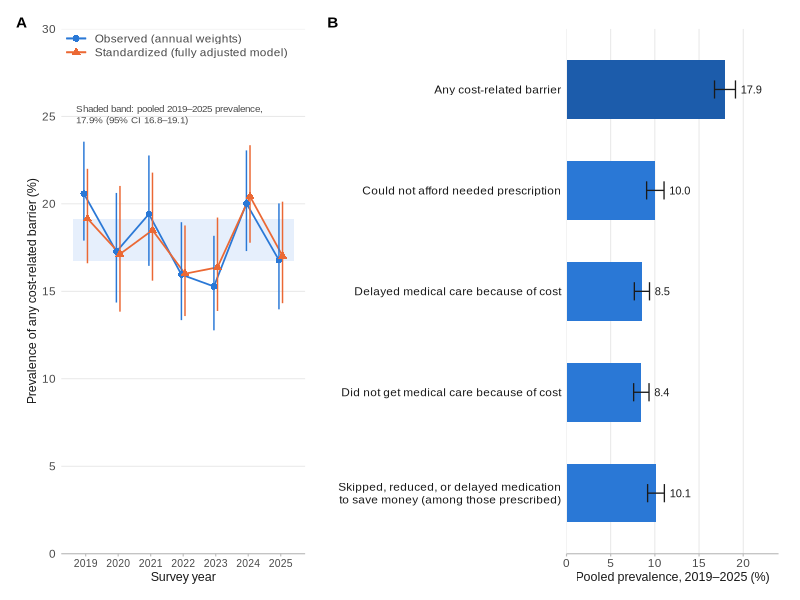
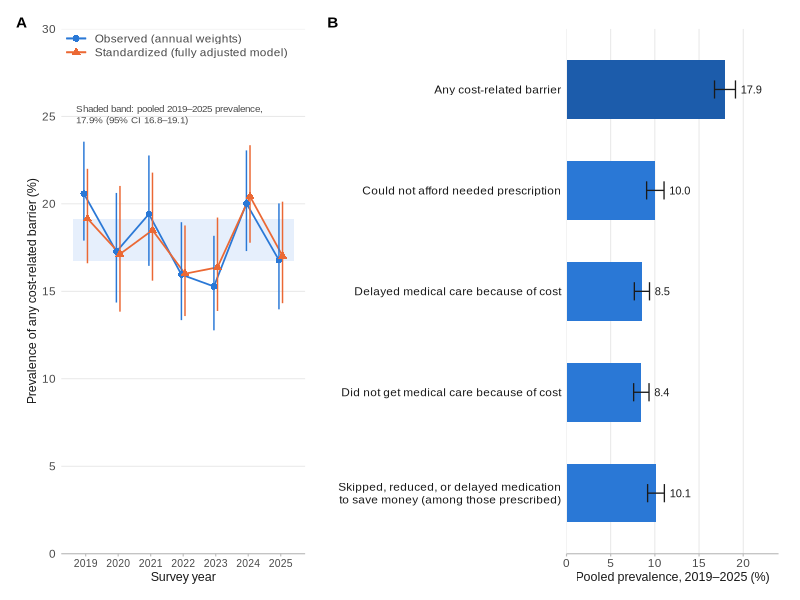
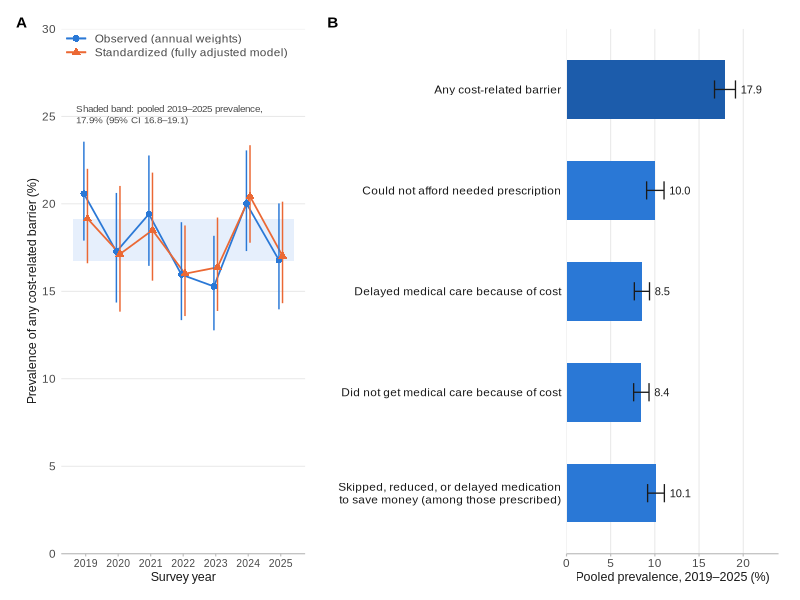
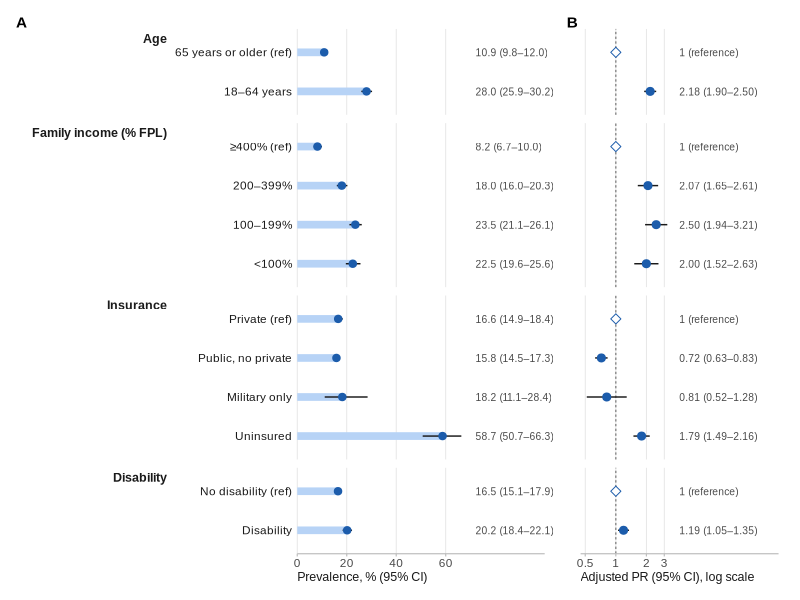
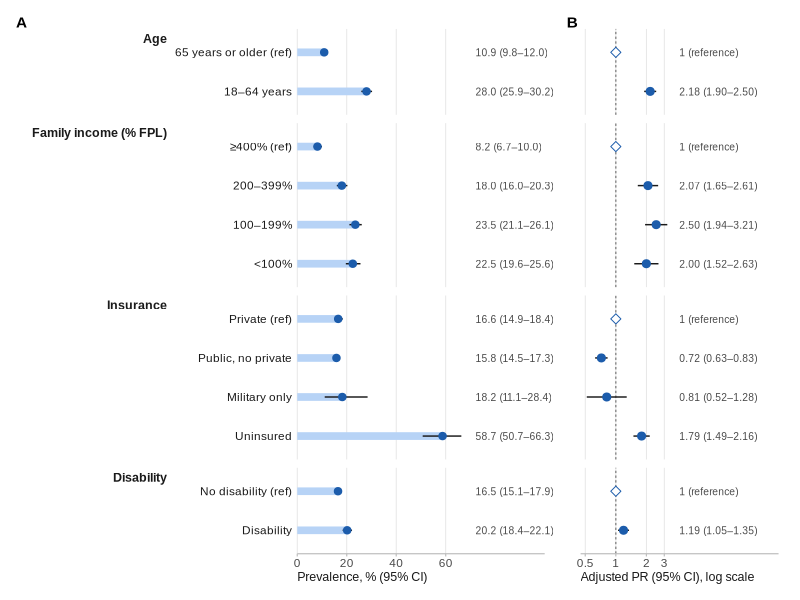
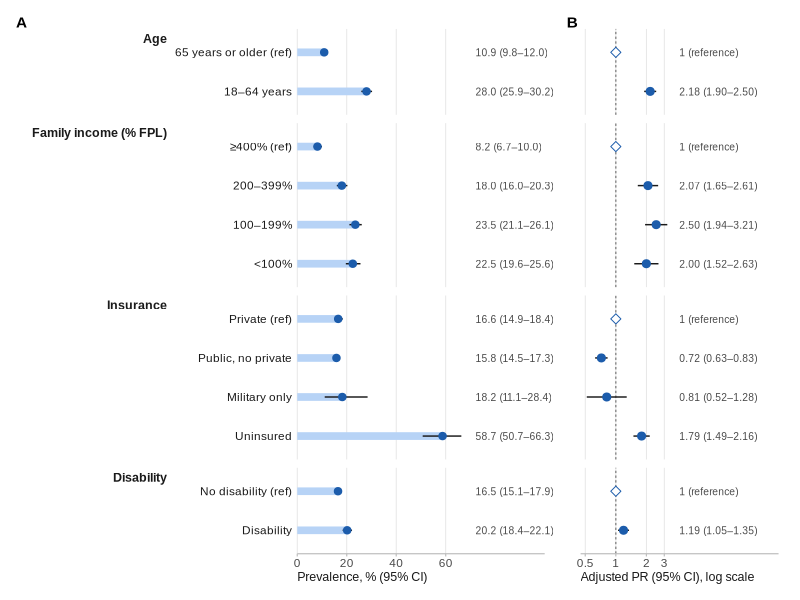
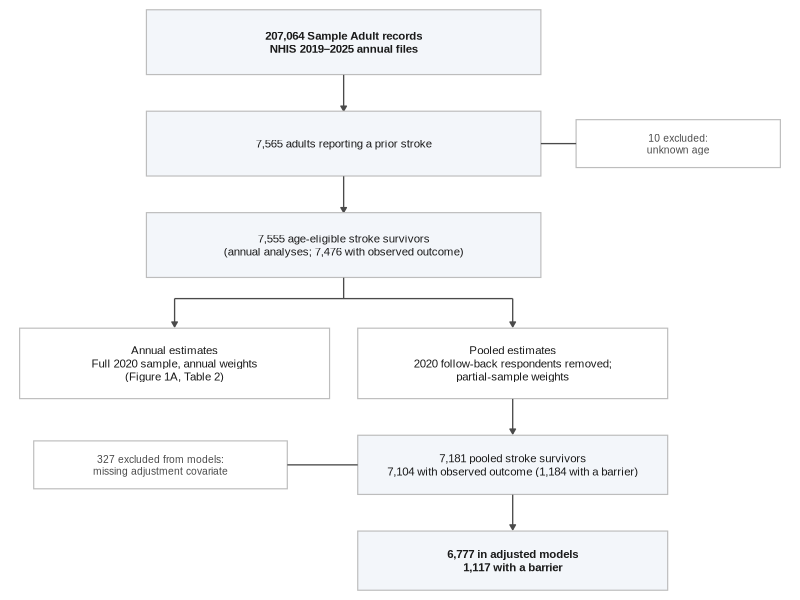
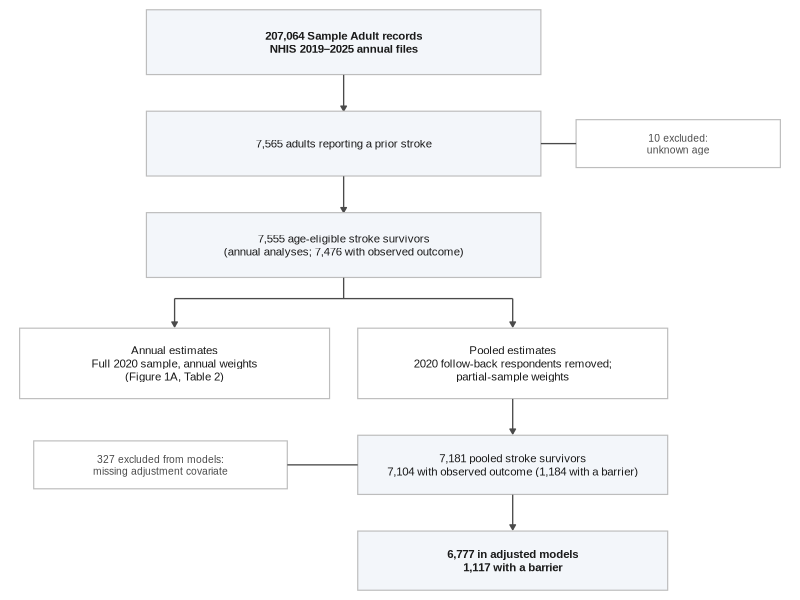

Here is the R script that generated these plots, in order:
## Publication figures for the NHIS stroke affordability manuscript.
## Outputs: manuscript/figures/*.png (300 dpi), *.tiff (300 dpi, LZW) and *.pdf (vector).
suppressPackageStartupMessages({library(data.table);library(ggplot2);library(patchwork);library(scales);library(ragg)})
dir.create("manuscript/figures",recursive=TRUE,showWarnings=FALSE)

## ---- Style ----------------------------------------------------------------
FONT<-"Arial"
INK<-"#1a1a1a"; INK2<-"#4a4a4a"; MUTED<-"#767676"; GRID<-"#e4e4e4"; AXIS<-"#bdbdbd"
BLUE<-"#2a78d6"; ORANGE<-"#eb6834"; BLUE_D<-"#1c5cab"; BLUE_L<-"#b7d3f6"
EN<-"–"
theme_pub<-function(base=9){
  theme_minimal(base_size=base,base_family=FONT)+
    theme(panel.grid.minor=element_blank(),
          panel.grid.major=element_line(colour=GRID,linewidth=.3),
          axis.line.x=element_line(colour=AXIS,linewidth=.4),
          axis.ticks.x=element_line(colour=AXIS,linewidth=.4),
          axis.ticks.length=unit(2,"pt"),
          axis.text=element_text(colour=INK2,size=base-.5),
          axis.title=element_text(colour=INK,size=base),
          legend.text=element_text(size=base-.5,colour=INK2),
          legend.key.height=unit(9,"pt"),legend.key.width=unit(18,"pt"),
          legend.margin=margin(0,0,0,0),
          plot.title.position="plot",
          plot.tag=element_text(face="bold",size=base+2,family=FONT),
          plot.margin=margin(6,10,6,6),
          strip.text=element_text(face="bold",size=base,colour=INK,hjust=0),
          strip.placement="outside")
}
save_fig<-function(p,name,w,h){
  ggsave(sprintf("manuscript/figures/%s.png",name),p,width=w,height=h,units="in",dpi=300,bg="white",device=ragg::agg_png)
  ggsave(sprintf("manuscript/figures/%s.tiff",name),p,width=w,height=h,units="in",dpi=300,bg="white",device=ragg::agg_tiff,compression="lzw")
  ggsave(sprintf("manuscript/figures/%s.pdf",name),p,width=w,height=h,units="in",bg="white",device=cairo_pdf)
}

## ---- Figure 1: annual trend (A) and component prevalence (B) --------------
annual<-fread("outputs/annual_prevalence.csv")[outcome=="any_barrier" & group=="All survivors"]
adj<-fread("outputs/full/adjusted_annual_prevalence.csv")
a<-rbindlist(list(annual[,.(year,estimate,lower,upper,series="Observed (annual weights)")],
                  adj[,.(year,estimate,lower,upper,series="Standardized (fully adjusted model)")]))
a[,series:=factor(series,levels=c("Observed (annual weights)","Standardized (fully adjusted model)"))]
pooled<-fread("outputs/full/component_prevalence.csv")[outcome=="any_barrier"]
p1a<-ggplot(a,aes(year,100*estimate,colour=series,shape=series))+
  annotate("rect",xmin=2018.6,xmax=2025.4,ymin=100*pooled$lower,ymax=100*pooled$upper,fill=BLUE_L,alpha=.35)+
  annotate("text",x=2018.7,y=25.6,label=sprintf("Shaded band: pooled 2019%s2025 prevalence,\n%.1f%% (95%% CI %.1f%s%.1f)",EN,100*pooled$estimate,100*pooled$lower,EN,100*pooled$upper),
           hjust=0,vjust=1,size=2.5,colour=INK2,family=FONT,lineheight=.95)+
  geom_line(aes(group=series),linewidth=.6,position=position_dodge(width=.22))+
  geom_errorbar(aes(ymin=100*lower,ymax=100*upper),width=0,linewidth=.5,position=position_dodge(width=.22))+
  geom_point(size=2.3,position=position_dodge(width=.22),stroke=0)+
  scale_colour_manual(values=c(BLUE,ORANGE),name=NULL)+
  scale_shape_manual(values=c(16,17),name=NULL)+
  scale_x_continuous(breaks=2019:2025,expand=expansion(add=.35))+
  scale_y_continuous(limits=c(0,30),breaks=seq(0,30,5),expand=expansion(0))+
  labs(x="Survey year",y="Prevalence of any cost-related barrier (%)",tag="A")+
  theme_pub()+theme(panel.grid.major.x=element_blank(),axis.text.x=element_text(size=7.5),
                    legend.position=c(.01,.995),legend.justification=c(0,1),legend.direction="vertical",
                    legend.background=element_rect(fill="white",colour=NA),legend.key.height=unit(10,"pt"))

comp<-fread("outputs/full/component_prevalence.csv")
lab<-c(any_barrier="Any cost-related barrier",forgone_rx="Could not afford needed prescription",
       delayed_care="Delayed medical care because of cost",forgone_care="Did not get medical care because of cost",
       rx_underuse="Skipped, reduced, or delayed medication\nto save money (among those prescribed)")
comp<-comp[outcome %in% names(lab)]
comp[,label:=factor(lab[outcome],levels=rev(lab))]
comp[,fill:=ifelse(outcome=="any_barrier",BLUE_D,BLUE)]
p1b<-ggplot(comp,aes(100*estimate,label))+
  geom_col(aes(fill=fill),width=.58)+
  geom_errorbar(aes(xmin=100*lower,xmax=100*upper),width=.18,linewidth=.45,colour=INK)+
  geom_text(aes(x=100*upper+.6,label=sprintf("%.1f",100*estimate)),hjust=0,size=2.8,colour=INK,family=FONT)+
  scale_fill_identity()+
  scale_x_continuous(limits=c(0,24),breaks=seq(0,20,5),expand=expansion(0))+
  labs(x=sprintf("Pooled prevalence, 2019%s2025 (%%)",EN),y=NULL,tag="B")+
  theme_pub()+theme(panel.grid.major.y=element_blank(),axis.text.y=element_text(colour=INK,size=8.5,lineheight=.9))
fig1<-p1a+p1b+plot_layout(widths=c(1.15,1))
save_fig(fig1,"figure1_annual_prevalence",7.3,3.5)

## ---- Figure 2: subgroup prevalence (A) aligned with adjusted PRs (B) -------
sg<-fread("outputs/full/subgroup_prevalence.csv")
co<-fread("outputs/full/model_coefficients.csv")
rows<-data.table(
  group=c("Age","Age","Family income (% FPL)","Family income (% FPL)","Family income (% FPL)","Family income (% FPL)",
          "Insurance","Insurance","Insurance","Insurance","Disability","Disability"),
  variable=c("young","young","income_group","income_group","income_group","income_group",
             "insurance","insurance","insurance","insurance","disability","disability"),
  level=c("65+","18-64","400%+","200-399%","100-199%","<100%","Private","Public without private","Military only","Uninsured","Without disability","With disability"),
  label=c("65 years or older (ref)",paste0("18",EN,"64 years"),"≥400% (ref)",paste0("200",EN,"399%"),paste0("100",EN,"199%"),"<100%",
          "Private (ref)","Public, no private","Military only","Uninsured","No disability (ref)","Disability"),
  model=c("Age_M3","Age_M3","M3","M3","M3","M3","M3","M3","M3","M3","M3","M3"),
  term=c(NA,"young18-64",NA,"income_group200-399%","income_group100-199%","income_group<100%",
         NA,"insurancePublic without private","insuranceMilitary only","insuranceUninsured",NA,"disabilityWith disability"))
rows[,order:=.I]
d<-merge(rows,sg[,.(variable,level,n=n_mean,estimate,lower,upper)],by=c("variable","level"),all.x=TRUE)
d<-merge(d,co[,.(model,term,PR,lower_pr=lower,upper_pr=upper)],by=c("model","term"),all.x=TRUE)
setorder(d,order)
d[is.na(term),`:=`(PR=1,lower_pr=NA_real_,upper_pr=NA_real_)]
d[,label:=factor(label,levels=rev(label))]
d[,group:=factor(group,levels=unique(rows$group))]
d[,ref:=is.na(term)]
d[,pr_text:=ifelse(ref,"1 (reference)",sprintf("%.2f (%.2f%s%.2f)",PR,lower_pr,EN,upper_pr))]
d[,prev_text:=sprintf("%.1f (%.1f%s%.1f)",100*estimate,100*lower,EN,100*upper)]

p2a<-ggplot(d,aes(100*estimate,label))+
  geom_segment(aes(x=0,xend=100*estimate,yend=label),colour=BLUE_L,linewidth=2.6,lineend="butt")+
  geom_errorbar(aes(xmin=100*lower,xmax=100*upper),width=0,linewidth=.5,colour=INK)+
  geom_point(size=2.2,colour=BLUE_D)+
  geom_text(aes(x=72,label=prev_text),hjust=0,size=2.6,colour=INK2,family=FONT)+
  facet_grid(rows=vars(group),scales="free_y",space="free_y",switch="y")+
  scale_x_continuous(limits=c(0,100),breaks=seq(0,60,20),expand=expansion(0))+
  coord_cartesian(clip="off")+
  labs(x="Prevalence, % (95% CI)",y=NULL,tag="A")+
  theme_pub()+theme(panel.grid.major.y=element_blank(),strip.text.y.left=element_text(angle=0,hjust=1,vjust=1),
                    panel.spacing.y=unit(6,"pt"),axis.text.y=element_text(colour=INK,size=8.5),axis.title.x=element_text(hjust=0))

p2b<-ggplot(d,aes(PR,label))+
  geom_vline(xintercept=1,linetype="22",colour=MUTED,linewidth=.4)+
  geom_errorbar(aes(xmin=lower_pr,xmax=upper_pr),width=0,linewidth=.5,colour=INK,na.rm=TRUE)+
  geom_point(aes(shape=ref,fill=ref),size=2.4,colour=BLUE_D)+
  geom_text(aes(x=4.2,label=pr_text),hjust=0,size=2.6,colour=INK2,family=FONT)+
  scale_shape_manual(values=c(`FALSE`=21,`TRUE`=23),guide="none")+
  scale_fill_manual(values=c(`FALSE`=BLUE_D,`TRUE`="white"),guide="none")+
  facet_grid(rows=vars(group),scales="free_y",space="free_y")+
  scale_x_log10(limits=c(.45,40),breaks=c(.5,1,2,3),labels=c("0.5","1","2","3"),expand=expansion(0))+
  coord_cartesian(clip="off")+
  labs(x="Adjusted PR (95% CI), log scale",y=NULL,tag="B")+
  theme_pub()+theme(panel.grid.major.y=element_blank(),strip.text=element_blank(),
                    axis.text.y=element_blank(),panel.spacing.y=unit(6,"pt"),axis.title.x=element_text(hjust=0))
fig2<-p2a+p2b+plot_layout(widths=c(1.25,1))
save_fig(fig2,"figure2_adjusted_associations",7.3,4.6)

## ---- Figure S1: sample selection flow --------------------------------------
box<-function(x,y,w,h,text,fill="white",col=INK,size=2.9,face="plain"){
  list(annotate("rect",xmin=x-w/2,xmax=x+w/2,ymin=y-h/2,ymax=y+h/2,fill=fill,colour=AXIS,linewidth=.4),
       annotate("text",x=x,y=y,label=text,size=size,colour=col,family=FONT,lineheight=.95,fontface=face))
}
arrow<-function(x1,y1,x2,y2){annotate("segment",x=x1,y=y1,xend=x2,yend=y2,colour=INK2,linewidth=.45,
                                     arrow=grid::arrow(length=unit(4,"pt"),type="closed"))}
ps1<-ggplot()+
  box(0,10,5.6,1.15,sprintf("207,064 Sample Adult records\nNHIS 2019%s2025 annual files",EN),fill="#f3f6fa",face="bold")+
  arrow(0,9.42,0,8.78)+
  box(0,8.2,5.6,1.15,"7,565 adults reporting a prior stroke",fill="#f3f6fa")+
  box(4.75,8.2,2.9,.85,"10 excluded:\nunknown age",size=2.6,col=INK2)+
  annotate("segment",x=2.8,y=8.2,xend=3.3,yend=8.2,colour=INK2,linewidth=.45)+
  arrow(0,7.62,0,6.98)+
  box(0,6.4,5.6,1.15,"7,555 age-eligible stroke survivors\n(annual analyses; 7,476 with observed outcome)",fill="#f3f6fa")+
  annotate("segment",x=0,y=5.82,xend=0,yend=5.45,colour=INK2,linewidth=.45)+
  annotate("segment",x=-2.4,y=5.45,xend=2.4,yend=5.45,colour=INK2,linewidth=.45)+
  arrow(-2.4,5.45,-2.4,4.95)+arrow(2.4,5.45,2.4,4.95)+
  box(-2.4,4.3,4.4,1.25,"Annual estimates\nFull 2020 sample, annual weights\n(Figure 1A, Table 2)",fill="white")+
  box(2.4,4.3,4.4,1.25,"Pooled estimates\n2020 follow-back respondents removed;\npartial-sample weights",fill="white")+
  arrow(2.4,3.67,2.4,3.05)+
  box(2.4,2.5,4.4,1.05,"7,181 pooled stroke survivors\n7,104 with observed outcome (1,184 with a barrier)",fill="#f3f6fa")+
  box(-2.6,2.5,3.6,.85,"327 excluded from models:\nmissing adjustment covariate",size=2.6,col=INK2)+
  annotate("segment",x=-0.8,y=2.5,xend=0.2,yend=2.5,colour=INK2,linewidth=.45)+
  arrow(2.4,1.97,2.4,1.35)+
  box(2.4,.8,4.4,1.05,"6,777 in adjusted models\n1,117 with a barrier",fill="#f3f6fa",face="bold")+
  coord_cartesian(xlim=c(-4.8,6.4),ylim=c(.2,10.65),expand=FALSE)+theme_void()+theme(plot.margin=margin(4,4,4,4))
save_fig(ps1,"figureS1_cohort_flow",6.2,6.6)
cat("figures written\n")
